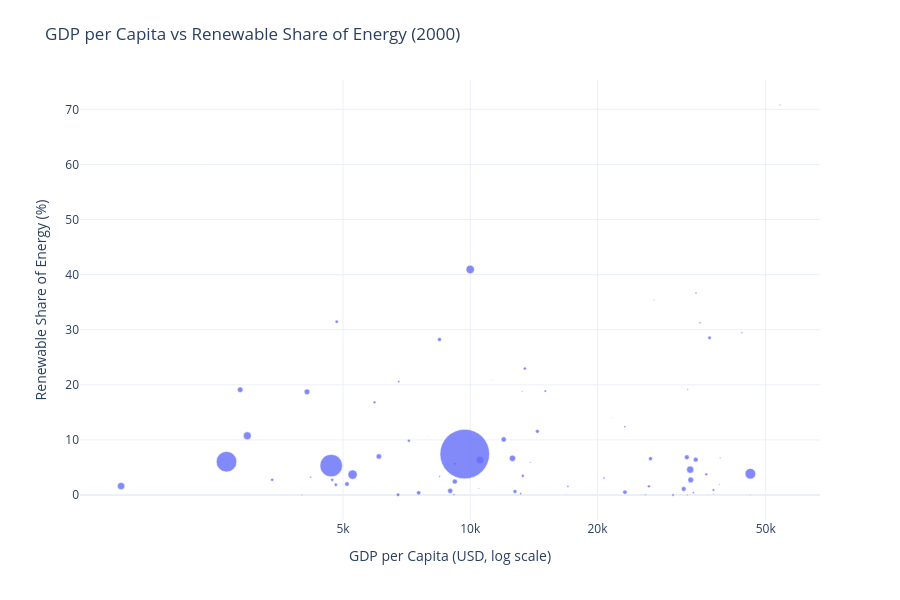

The code cell stored with this chart in its notebook:
### Markdown cell above
**GDP per capita vs renewables share**

### Code cell
fig1 = px.scatter(
    df_latest.dropna(subset=["gdp_per_capita", "renewables_share_energy", "population"]),
    x="gdp_per_capita",
    y="renewables_share_energy",
    size="population",
    hover_name="country",
    log_x=True,
    size_max=35,
    opacity=0.8,
    title=f"GDP per Capita vs Renewable Share of Energy ({latest_year})"
)

# hovertemplate to show country name, GDP per capita, and renewable share with formatting
fig1.update_traces(
    marker=dict(line=dict(width=0.5, color="white")),
    hovertemplate="<b>%{hovertext}</b><br>"
                  "GDP per Capita: %{x:,.0f}<br>"
                  "Renewables Share: %{y:.2f}%<br>"
                  "<extra></extra>"
)

# set x-axis to log scale with custom ticks and labels
fig1.update_xaxes(
    type="log",
    tickvals=[1000, 5000, 10000, 20000, 50000],
    ticktext=["1k", "5k", "10k", "20k", "50k"]
)

fig1.update_layout(
    template="plotly_white",
    xaxis_title="GDP per Capita (USD, log scale)",
    yaxis_title="Renewable Share of Energy (%)",
    margin=dict(t=80),
    height=600
)

fig1.show()

### Figure 1 — Plotly figure (JSON) as saved in the notebook; plotly's stock layout.template omitted (floating-point values rounded to 4 significant figures)
{"data": [{"hovertemplate": "<b>%{hovertext}</b><br>GDP per Capita: %{x:,.0f}<br>Renewables Share: %{y:.2f}%<br><extra></extra>", "hovertext": ["Algeria", "Argentina", "Australia", "Austria", "Azerbaijan", "Bangladesh", "Belarus", "Belgium", "Brazil", "Bulgaria", "Canada", "Chile", "China", "Colombia", "Croatia", "Cyprus", "Czechia", "Denmark", "Ecuador", "Egypt", "Estonia", "Finland", "France", "Germany", "Greece", "Hong Kong", "Hungary", "Iceland", "India", "Indonesia", "Iran", "Iraq", "Ireland", "Israel", "Italy", "Japan", "Kazakhstan", "Kuwait", "Latvia", "Lithuania", "Luxembourg", "Malaysia", "Mexico", "Morocco", "Netherlands", "New Zealand", "North Macedonia", "Norway", "Oman", "Pakistan", "Peru", "Philippines", "Poland", "Portugal", "Qatar", "Romania", "Russia", "Saudi Arabia", "Singapore", "Slovakia", "Slovenia", "South Africa", "South Korea", "Spain", "Sri Lanka", "Sweden", "Switzerland", "Taiwan", "Thailand", "Trinidad and Tobago", "Turkey", "Turkmenistan", "Ukraine", "United Arab Emirates", "United Kingdom", "United States", "Uzbekistan", "Venezuela", "Vietnam", "World"], "legendgroup": "", "marker": {"color": "#636efa", "line": {"color": "white", "width": 0.5}, "opacity": 0.8, "size": [30900000.0, 37210000.0, 19130000.0, 8013000.0, 8175000.0, 134500000.0, 9991000.0, 10250000.0, 174000000.0, 8001000.0, 30890000.0, 15500000.0, 1270000000.0, 39090000.0, 4326000.0, 947700.0, 10240000.0, 5340000.0, 12690000.0, 73080000.0, 1397000.0, 5176000.0, 59480000.0, 81800000.0, 10780000.0, 6705000.0, 10190000.0, 281300.0, 1058000000.0, 216100000.0, 66420000.0, 24420000.0, 3803000.0, 6111000.0, 57270000.0, 127000000.0, 15500000.0, 1955000.0, 2368000.0, 3500000.0, 436100.0, 22970000.0, 98630000.0, 28420000.0, 16060000.0, 3858000.0, 2057000.0, 4491000.0, 2282000.0, 154900000.0, 26600000.0, 79630000.0, 38260000.0, 10280000.0, 645000.0, 22050000.0, 146700000.0, 16180000.0, 4035000.0, 5380000.0, 1987000.0, 47160000.0, 46770000.0, 41020000.0, 19290000.0, 8872000.0, 7184000.0, 22330000.0, 63010000.0, 1320000.0, 65430000.0, 4583000.0, 49560000.0, 3494000.0, 59060000.0, 281500000.0, 24790000.0, 24530000.0, 77150000.0, 6172000000.0], "sizemode": "area", "sizeref": 5038000.0, "symbol": "circle"}, "mode": "markers", "name": "", "orientation": "v", "showlegend": false, "type": "scatter", "x": [6748.0, 14420.0, 36170.0, 34990.0, 4190.0, 1493.0, 9150.0, 33720.0, 9997.0, 8464.0, 36830.0, 15050.0, 4689.0, 8458.0, 13270.0, 19470.0, 17030.0, 39020.0, 6776.0, 6079.0, 16840.0, 32690.0, 34160.0, 33240.0, 20730.0, 32610.0, 13160.0, 33090.0, 2651.0, 5268.0, 8967.0, 3399.0, 38850.0, 25960.0, 32540.0, 33140.0, 9210.0, 36350.0, 11290.0, 10480.0, 50300.0, 13310.0, 12580.0, 4807.0, 37600.0, 27200.0, 7927.0, 54050.0, 25470.0, 2969.0, 4833.0, 4110.0, 12760.0, 23220.0, 46760.0, 7159.0, 10540.0, 30180.0, 37710.0, 13870.0, 21680.0, 7550.0, 23230.0, 26690.0, 5937.0, 34200.0, 43920.0, 26470.0, 9193.0, 18940.0, 12000.0, 3993.0, 5109.0, 45950.0, 32000.0, 46000.0, 4715.0, 13460.0, 2856.0, 9705.0], "xaxis": "x", "y": [0.05, 11.56, 3.765, 31.27, 3.233, 1.625, 0.029, 0.418, 40.94, 3.386, 28.54, 18.86, 5.336, 28.24, 18.79, 0.0, 1.525, 6.759, 20.57, 6.998, 0.335, 19.16, 6.409, 2.738, 3.092, 0.0, 0.249, 67.05, 6.042, 3.699, 0.76, 2.757, 1.92, 0.038, 6.853, 4.603, 5.679, 0.0, 20.89, 1.209, 1.296, 3.472, 6.665, 1.851, 0.895, 35.36, 10.61, 70.79, 0.0, 10.75, 31.45, 18.73, 0.644, 12.41, 0.0, 9.836, 6.354, 0.0, 0.173, 5.923, 14.03, 0.386, 0.508, 6.598, 16.82, 36.66, 29.48, 1.566, 2.432, 0.054, 10.1, 0.007, 1.985, 0.0, 1.087, 3.856, 2.75, 22.96, 19.11, 7.426], "yaxis": "y"}], "layout": {"height": 600, "legend": {"itemsizing": "constant", "tracegroupgap": 0}, "margin": {"t": 80}, "title": {"text": "GDP per Capita vs Renewable Share of Energy (2000)"}, "xaxis": {"anchor": "y", "domain": [0, 1], "ticktext": ["1k", "5k", "10k", "20k", "50k"], "tickvals": [1000, 5000, 10000, 20000, 50000], "title": {"text": "GDP per Capita (USD, log scale)"}, "type": "log"}, "yaxis": {"anchor": "x", "domain": [0, 1], "title": {"text": "Renewable Share of Energy (%)"}}}}
